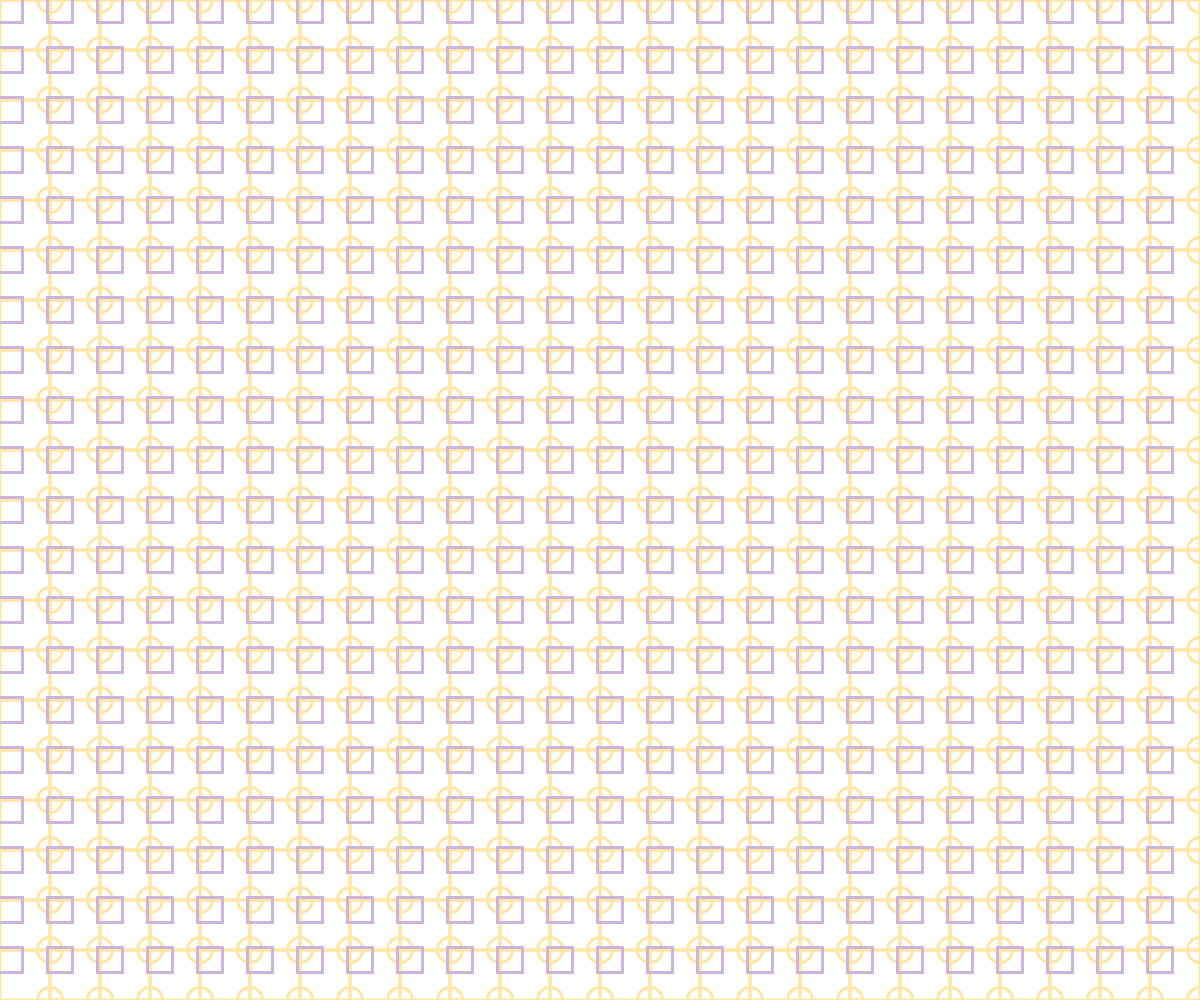
Frame 1 (no input)
Frame 60 (no input): identical to frame 1, image omitted
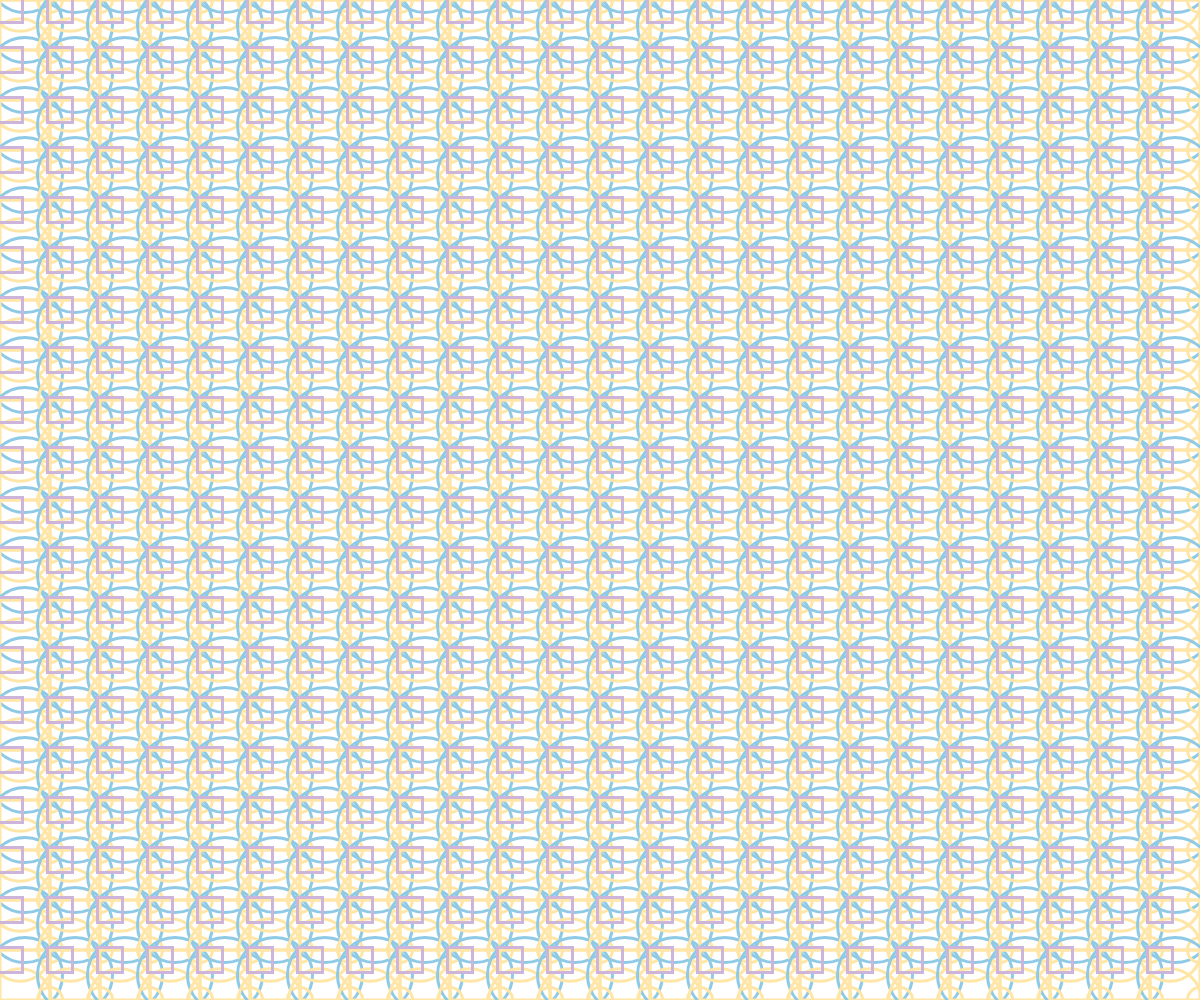
Frame 120 (the mouse pressed at the canvas centre since frame 60)

The p5.js sketch that drew these frames (run headless with seeded random() and noise() and a simulated clock; from frame 60 on, the mouse is pressed at the canvas centre):

// p5.js sketch
// ── sketch.js
function setup() {
  createCanvas(windowWidth, windowHeight);
}

function draw() 
{
  background(255);
  noFill()
  stroke(255)//將圓的邊線設定為白色
  strokeWeight(3)
  rectMode(CENTER)

   for(var i=0;i<(windowWidth/50);i++)
  {
   for(var j=-1;j<int(height/50);j++)
   {
    stroke("#8ecae6")
    ellipse(25+(i*50),25+(j*50),mouseX/8)//建立一個坐標為(25,25)直徑為50的圓
    stroke("#ffe6a7")
    rect(25+(i*50),25+(j*50),50)//以座標(25,25)為中心建立一個方框
    ellipse(50+(i*50),50+(j*50),25)//建立一個座標為(50,50)直徑為20的圓
    ellipse(20+(i*50),50+(j*50),mouseY/8)
    stroke("#cdb4db")
    rect(10+(i*50),10+(j*50),25)
    
   }
  }
}
